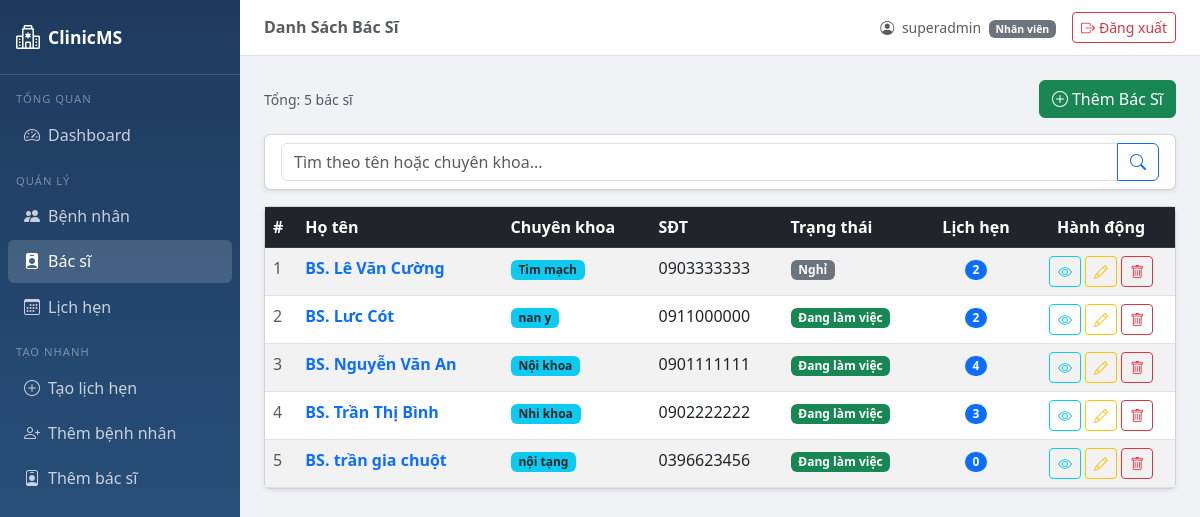
Page /doctors/ (signed in) on the committed database.
### accounts/models.py (models this page shows, shortened)
class UserProfile(models.Model):
    ROLE_CHOICES = [
        ('admin', 'Quản trị viên'),
        ('doctor', 'Bác sĩ'),
        ('staff', 'Nhân viên'),
    ]
    user = models.OneToOneField(User, on_delete=models.CASCADE, related_name='profile')
    role = models.CharField(max_length=10, choices=ROLE_CHOICES, default='staff', verbose_name='Vai trò')
    phone = models.CharField(max_length=15, blank=True, verbose_name='Số điện thoại')
    class Meta:
        verbose_name = 'Hồ sơ người dùng'
        verbose_name_plural = 'Hồ sơ người dùng'

### doctors/models.py (models this page shows, shortened)
class Doctor(models.Model):
    user = models.OneToOneField(User, on_delete=models.SET_NULL, null=True, blank=True,
                                related_name='doctor', verbose_name='Tài khoản')
    full_name = models.CharField(max_length=100, verbose_name='Họ và tên')
    specialty = models.CharField(max_length=100, verbose_name='Chuyên khoa')
    phone = models.CharField(max_length=15, blank=True, verbose_name='Số điện thoại')
    is_active = models.BooleanField(default=True, verbose_name='Đang hoạt động')
    class Meta:
        verbose_name = 'Bác sĩ'
        verbose_name_plural = 'Bác sĩ'
        ordering = ['full_name']

### doctors/views.py (the view)
# urls.py: path('', views.doctor_list, name='list'),
@login_required
@role_required('admin', 'staff')
def doctor_list(request):
    query = request.GET.get('q', '').strip()
    doctors = Doctor.objects.all()
    if query:
        doctors = doctors.filter(
            Q(full_name__icontains=query) | Q(specialty__icontains=query)
        )
    doctors = doctors.annotate(appointment_count=Count('appointment')).order_by('full_name')
    return render(request, 'doctors/doctor_list.html', {
        'doctors': doctors, 'query': query, 'total': doctors.count(),
    })

### accounts/context_processors.py (called while the page is built)
def user_role(request):
    ctx = {
        'is_admin': False,
        'is_staff_role': False,
        'is_doctor': False,
        'is_admin_or_staff': False,
    }
    if request.user.is_authenticated:
        if request.user.is_superuser:
            ctx['is_admin'] = True
            ctx['is_admin_or_staff'] = True
        elif hasattr(request.user, 'profile'):
            role = request.user.profile.role
            ctx['is_admin']         = (role == 'admin')
            ctx['is_staff_role']    = (role == 'staff')
            ctx['is_doctor']        = (role == 'doctor')
            ctx['is_admin_or_staff'] = (role in ['admin', 'staff'])
    return ctx

### templates/doctors/doctor_list.html (shortened to what this page needs)
{% extends 'base.html' %}
{% block page_title %}Danh Sách Bác Sĩ{% endblock %}
{% block content %}
<div class="d-flex justify-content-between align-items-center mb-3">
    <small class="text-muted">Tổng: {{ total }} bác sĩ</small>
    <a href="{% url 'doctors:create' %}" class="btn btn-success"><i class="bi bi-plus-circle me-1"></i>Thêm Bác Sĩ</a>
</div>
<div class="card mb-3 shadow-sm">
    <div class="card-body py-2">
        <form method="GET">
            <div class="input-group">
                <input type="text" name="q" class="form-control" placeholder="Tìm theo tên hoặc chuyên khoa..." value="{{ query }}">
                <button type="submit" class="btn btn-outline-primary"><i class="bi bi-search"></i></button>
            </div>
        </form>
    </div>
</div>
<div class="card shadow-sm">
    <div class="card-body p-0">
        <table class="table table-hover table-striped mb-0">
            <thead class="table-dark"><tr><th>#</th><th>Họ tên</th><th>Chuyên khoa</th><th>SĐT</th><th>Trạng thái</th><th class="text-center">Lịch hẹn</th><th class="text-center">Hành động</th></tr></thead>
            <tbody>
                {% for d in doctors %}
                <tr>
                    <td class="text-muted">{{ forloop.counter }}</td>
                    <td><a href="{% url 'doctors:detail' pk=d.pk %}" class="fw-semibold text-decoration-none">BS. {{ d.full_name }}</a></td>
                    <td><span class="badge bg-info text-dark">{{ d.specialty }}</span></td>
                    <td>{{ d.phone|default:"—" }}</td>
                    <td>{% if d.is_active %}<span class="badge bg-success">Đang làm việc</span>{% else %}<span class="badge bg-secondary">Nghỉ</span>{% endif %}</td>
                    <td class="text-center"><span class="badge bg-primary rounded-pill">{{ d.appointment_count }}</span></td>
                    <td class="text-center">
                        <a href="{% url 'doctors:detail' pk=d.pk %}" class="btn btn-sm btn-outline-info"><i class="bi bi-eye"></i></a>
                        <a href="{% url 'doctors:update' pk=d.pk %}" class="btn btn-sm btn-outline-warning"><i class="bi bi-pencil"></i></a>
                        <a href="{% url 'doctors:delete' pk=d.pk %}" class="btn btn-sm btn-outline-danger"><i class="bi bi-trash"></i></a>
                    </td>
                </tr>
                {% empty %}
                <tr><td colspan="7" class="text-center py-5 text-muted"><i class="bi bi-person-x fs-1 d-block mb-2"></i>Chưa có bác sĩ. <a href="{% url 'doctors:create' %}">Thêm ngay</a></td></tr>
                {% endfor %}
            </tbody>
        </table>
    </div>
</div>
{% endblock %}

### templates/base.html (shortened to what this page needs)
<!DOCTYPE html>
<html lang="vi">
<head>
    <link href="https://cdn.jsdelivr.net/npm/bootstrap@5.3.0/dist/css/bootstrap.min.css" rel="stylesheet">
    <link href="https://cdn.jsdelivr.net/npm/bootstrap-icons@1.10.5/font/bootstrap-icons.css" rel="stylesheet">
</head>
<body>
<nav class="sidebar">
    <a class="sidebar-brand" href="{% url 'dashboard:index' %}">
        <i class="bi bi-hospital fs-4"></i> ClinicMS
    </a>
    <div class="mt-2">
        <div class="nav-section">Tổng quan</div>
        <a href="{% url 'dashboard:index' %}" class="nav-link {% if request.resolver_match.app_name == 'dashboard' %}active{% endif %}">
            <i class="bi bi-speedometer2 me-2"></i>Dashboard
        </a>
        {% if is_admin_or_staff %}
        <div class="nav-section mt-2">Quản lý</div>
        <a href="{% url 'patients:list' %}" class="nav-link {% if request.resolver_match.app_name == 'patients' %}active{% endif %}">
            <i class="bi bi-people-fill me-2"></i>Bệnh nhân
        </a>
        <a href="{% url 'doctors:list' %}" class="nav-link {% if request.resolver_match.app_name == 'doctors' %}active{% endif %}">
            <i class="bi bi-person-badge-fill me-2"></i>Bác sĩ
        </a>
        <a href="{% url 'appointments:list' %}" class="nav-link {% if request.resolver_match.app_name == 'appointments' %}active{% endif %}">
            <i class="bi bi-calendar3 me-2"></i>Lịch hẹn
        </a>
        <div class="nav-section mt-2">Tạo nhanh</div>
        <a href="{% url 'appointments:create' %}" class="nav-link">
            <i class="bi bi-plus-circle me-2"></i>Tạo lịch hẹn
        </a>
        <a href="{% url 'patients:create' %}" class="nav-link">
            <i class="bi bi-person-plus me-2"></i>Thêm bệnh nhân
        </a>
        {% if is_admin %}
        <a href="{% url 'doctors:create' %}" class="nav-link">
            <i class="bi bi-person-badge me-2"></i>Thêm bác sĩ
        </a>
        {% endif %}
        {% endif %}
    </div>
</nav>
<div class="main-content">
    <div class="topbar">
        <h6 class="mb-0 fw-semibold text-muted">{% block page_title %}{% endblock %}</h6>
        <div class="d-flex align-items-center gap-3">
            {% if request.user.is_authenticated %}
            <span class="text-muted small">
                <i class="bi bi-person-circle me-1"></i>
                {{ request.user.get_full_name|default:request.user.username }}
                {% if request.user.profile %}
                <span class="badge bg-secondary ms-1">{{ request.user.profile.get_role_display }}</span>
                {% endif %}
            </span>
            <form method="post" action="{% url 'accounts:logout' %}" class="mb-0">
                <button type="submit" class="btn btn-outline-danger btn-sm">
                    <i class="bi bi-box-arrow-right me-1"></i>Đăng xuất
                </button>
            </form>
            {% endif %}
        </div>
    </div>
    <div class="content-area">
        {% block content %}{% endblock %}
    </div>
</div>
</body>
</html>

### templates/base.html (style rules this page uses)
body { background-color: #f0f2f5; }
.sidebar { width: 240px; min-height: 100vh; background: linear-gradient(180deg, #1e3a5f 0%, #2d5986 100%); position: fixed; top: 0; left: 0; z-index: 100; }
.sidebar-brand { padding: 1.2rem 1rem; border-bottom: 1px solid rgba(255,255,255,.15); color: white; font-weight: bold; font-size: 1.1rem; text-decoration: none; display: flex; align-items: center; gap: 8px; }
.sidebar .nav-link { color: rgba(255,255,255,.75); padding: .6rem 1rem; border-radius: 6px; margin: 2px 8px; transition: all .2s; }
.sidebar .nav-link:hover, .sidebar .nav-link.active { background: rgba(255,255,255,.15); color: white; }
.sidebar .nav-section { font-size: .7rem; text-transform: uppercase; letter-spacing: 1px; color: rgba(255,255,255,.4); padding: .5rem 1rem .2rem; }
.main-content { margin-left: 240px; min-height: 100vh; }
.topbar { background: white; border-bottom: 1px solid #e0e0e0; padding: .75rem 1.5rem; display: flex; justify-content: space-between; align-items: center; }
.content-area { padding: 1.5rem; }

### rows in the picture
Doctor: full_name "Lê Văn Cường", specialty "Tim mạch", phone "0903333333", is_active "Nghỉ", appointment_count "2"
Doctor: full_name "Lưc Cót", specialty "nan y", phone "0911000000", is_active "Đang làm việc", appointment_count "2"
Doctor: full_name "Nguyễn Văn An", specialty "Nội khoa", phone "0901111111", is_active "Đang làm việc", appointment_count "4"
Doctor: full_name "Trần Thị Bình", specialty "Nhi khoa", phone "0902222222", is_active "Đang làm việc", appointment_count "3"
Doctor: full_name "trần gia chuột", specialty "nội tạng", phone "0396623456", is_active "Đang làm việc", appointment_count "0"

### other values in the picture
{{ request.user.get_full_name|default:request.user.username }} "superadmin"
{{ request.user.profile.get_role_display }} "Nhân viên"
{{ total }} "5"
